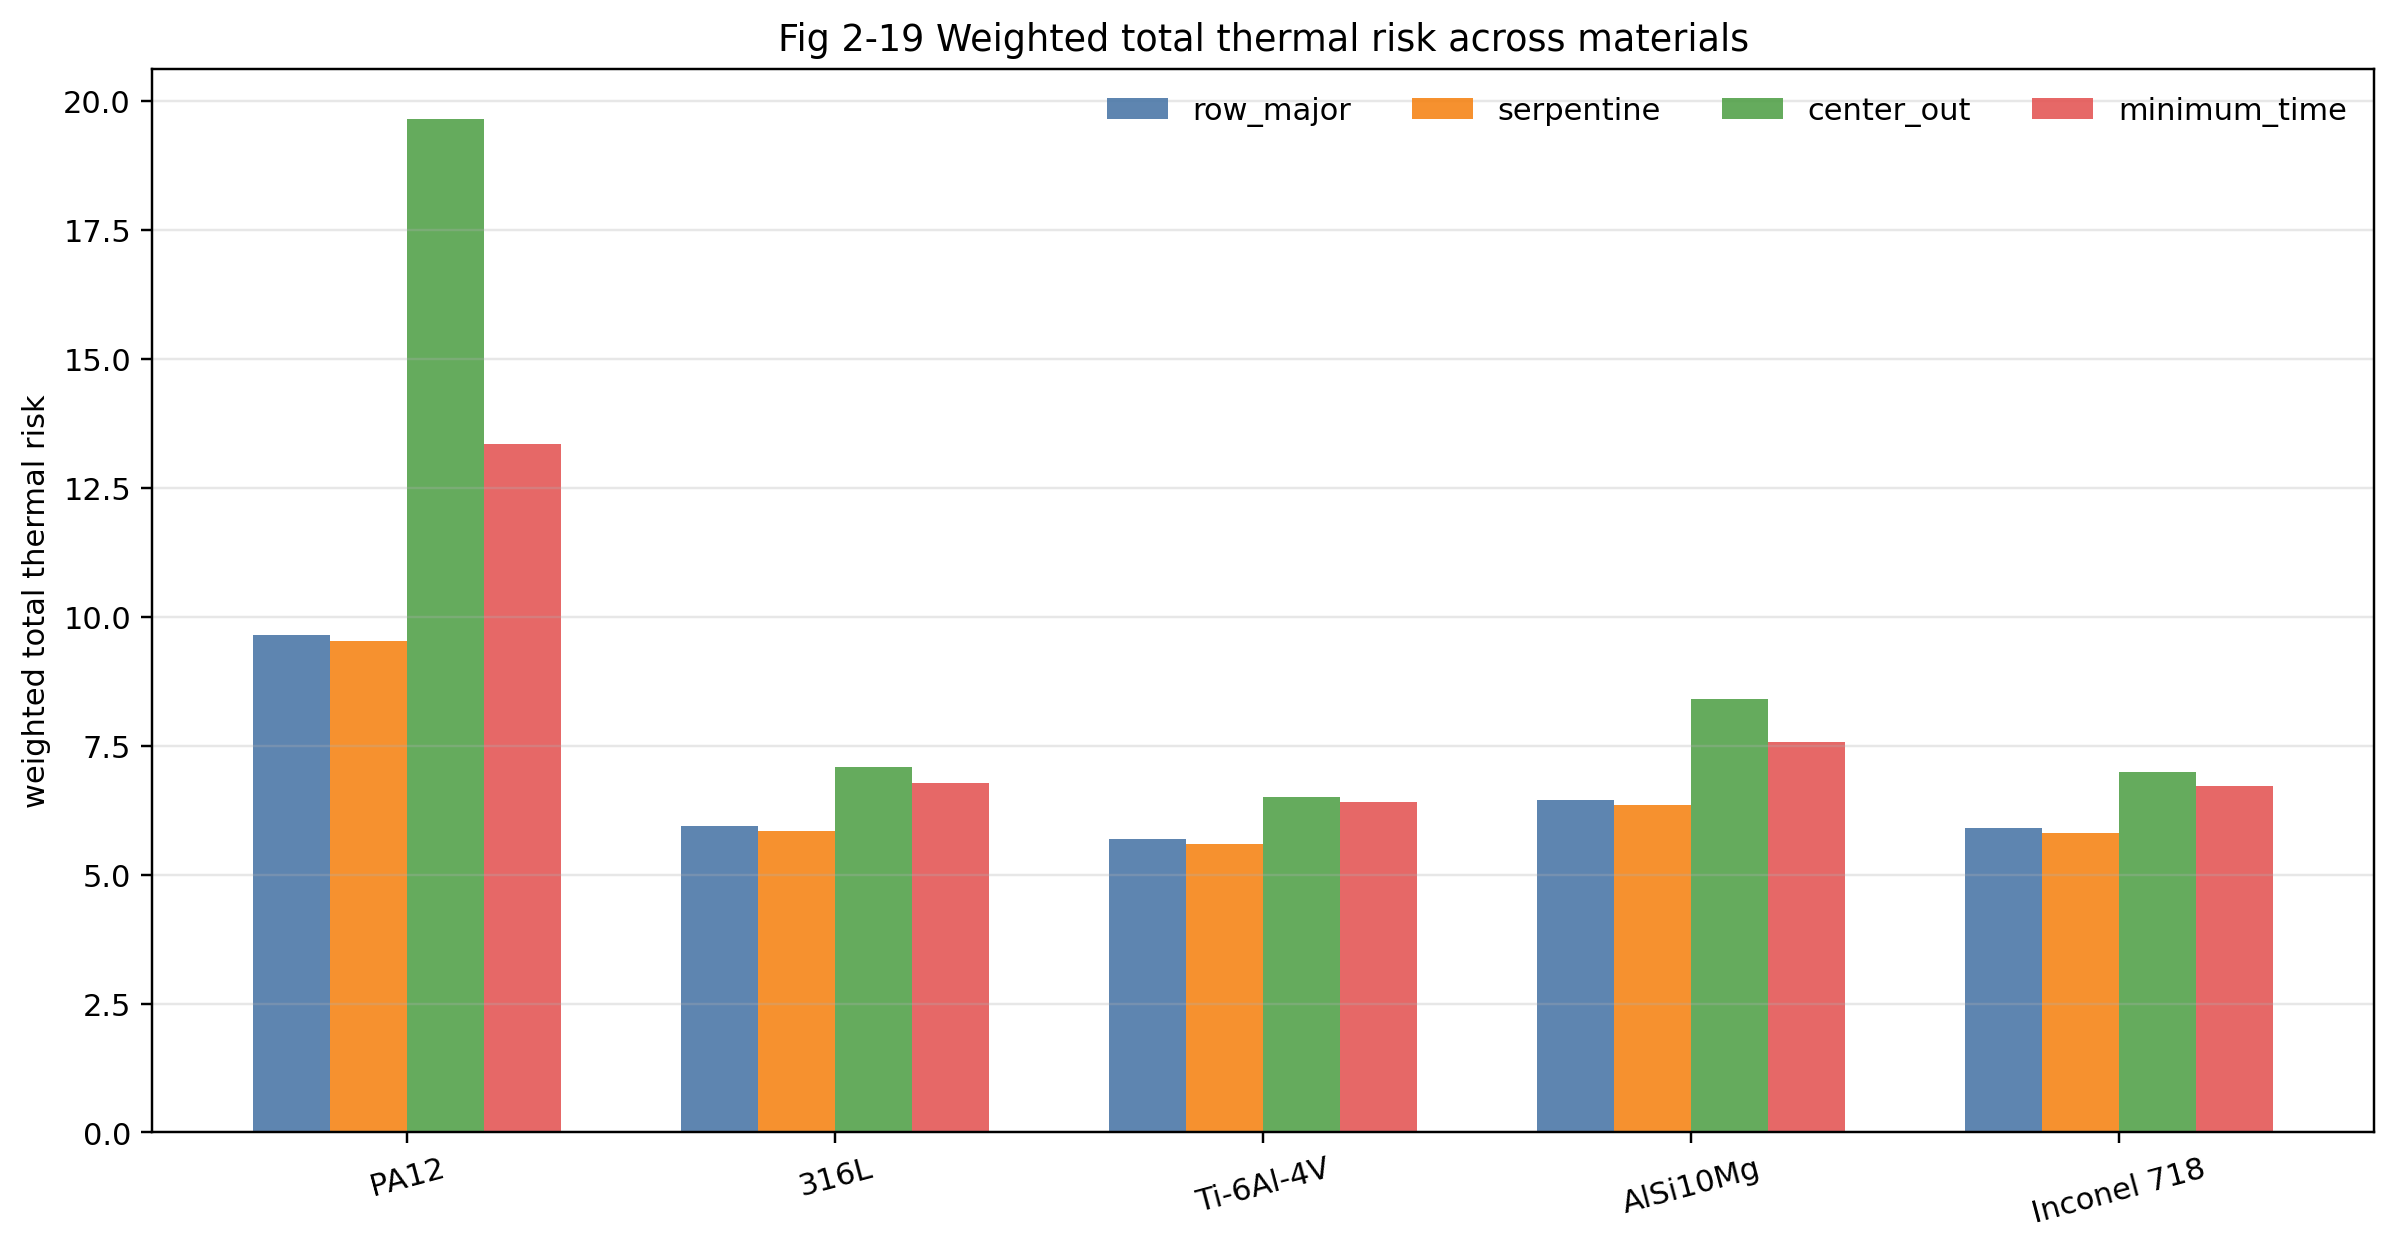

The Python source for this figure:
from __future__ import annotations

import csv
import sys
from pathlib import Path

import matplotlib.pyplot as plt

COMMON_DIR = Path(__file__).resolve().parents[1] / "common"
if str(COMMON_DIR) not in sys.path:
    sys.path.insert(0, str(COMMON_DIR))

from q2_visualization_common import SCHEME_COLORS, SCHEME_ORDER, save_metadata  # noqa: E402


OUTPUT_DIR = Path(__file__).resolve().parent
INPUT_CSV = (
    Path(__file__).resolve().parents[2]
    / "sensitivity_analysis"
    / "materials"
    / "materials_overall_summary.csv"
)


def load_rows():
    with INPUT_CSV.open("r", encoding="utf-8-sig", newline="") as f:
        return list(csv.DictReader(f))


def main() -> None:
    rows = load_rows()
    materials = ["PA12", "316L", "Ti-6Al-4V", "AlSi10Mg", "Inconel 718"]
    x = list(range(len(materials)))
    width = 0.18
    fig, ax = plt.subplots(figsize=(11, 5.8))
    for idx, scheme in enumerate(SCHEME_ORDER):
        ys = [
            next(float(row["weighted_sum_total_risk"]) for row in rows if row["scheme_name"] == scheme and row["material_name"] == mat)
            for mat in materials
        ]
        shifted = [item + (idx - 1.5) * width for item in x]
        ax.bar(shifted, ys, width=width, color=SCHEME_COLORS[scheme], alpha=0.9, label=scheme)
    ax.set_xticks(x, materials, rotation=15)
    ax.set_title("Fig 2-19 Weighted total thermal risk across materials")
    ax.set_ylabel("weighted total thermal risk")
    ax.grid(axis="y", alpha=0.3)
    ax.legend(frameon=False, ncol=4)
    output_path = OUTPUT_DIR / "fig2_19_material_risk_comparison.png"
    fig.tight_layout()
    fig.savefig(output_path, dpi=220, bbox_inches="tight")
    plt.close(fig)
    save_metadata(OUTPUT_DIR / "fig2_19_material_risk_comparison.json", {"figure_id": "fig2_19", "input_csv": str(INPUT_CSV), "output_image": str(output_path)})
    print(f"Wrote {output_path}")


if __name__ == "__main__":
    main()
